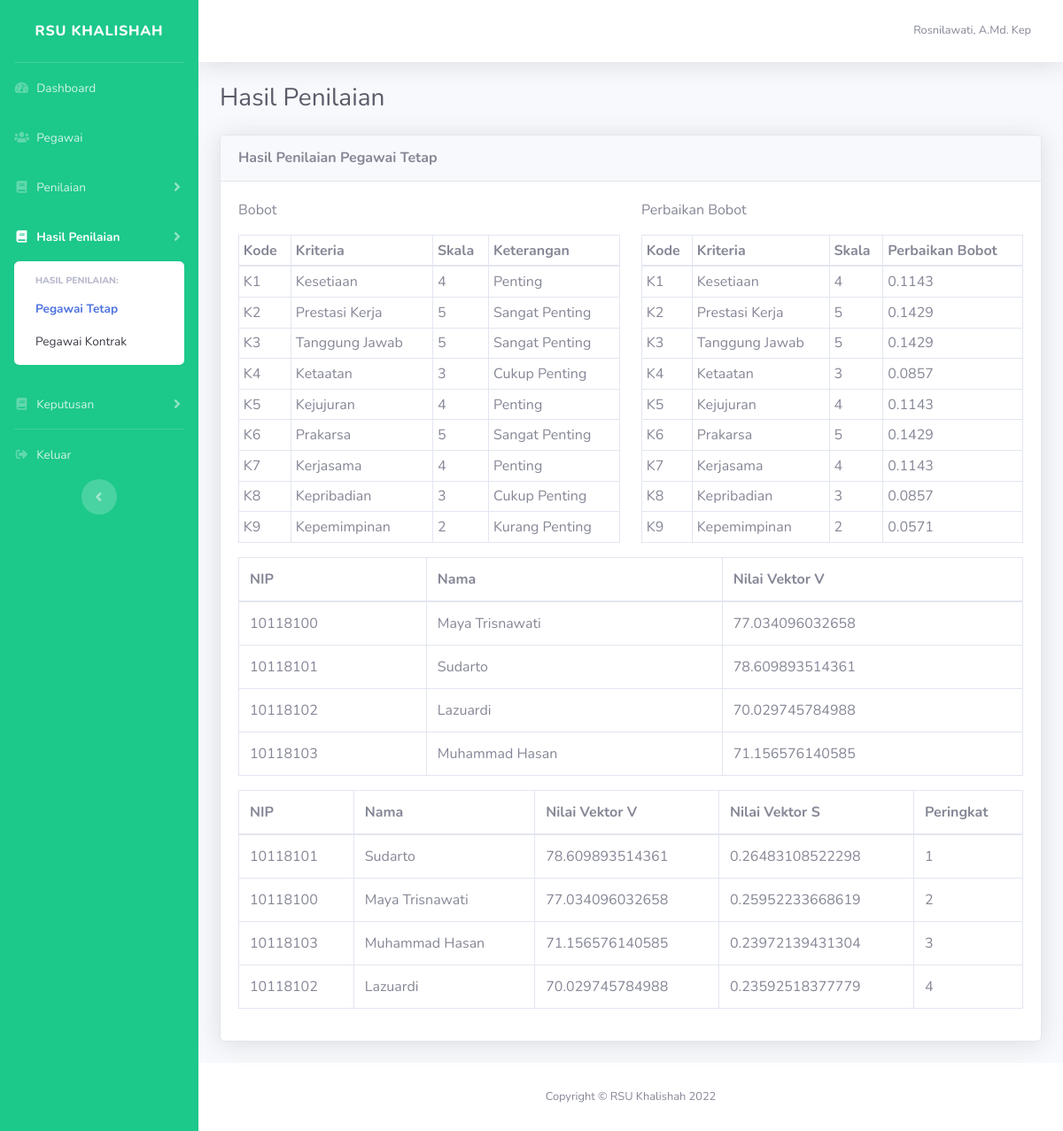
Page /dashboard/index.php?halaman=hasil-penilaian-pegawai&status=tetap (signed in) on the committed database.
### tables this page shows
CREATE TABLE `user` (
  `id` int(11) NOT NULL,
  `nama` varchar(50) NOT NULL,
  `username` varchar(12) NOT NULL,
  `password` varchar(255) NOT NULL,
  `level` int(11) NOT NULL,
  `id_bagian` int(11) DEFAULT NULL
);

CREATE TABLE `kriteria` (
  `id_kriteria` varchar(3) NOT NULL,
  `kriteria` varchar(25) NOT NULL,
  `id_bobot` int(11) NOT NULL
);

CREATE TABLE `bobot` (
  `id_bobot` int(11) NOT NULL,
  `skala` int(11) NOT NULL,
  `keterangan` varchar(25) NOT NULL
);

CREATE TABLE `penilaian` (
  `id_penilaian` int(11) NOT NULL,
  `nip` varchar(16) NOT NULL,
  `periode` varchar(25) NOT NULL,
  `tahun` int(11) NOT NULL,
  `username` varchar(25) NOT NULL,
  `tanggal` datetime NOT NULL,
  `catatan` text NOT NULL
);

CREATE TABLE `pegawai` (
  `nip` varchar(16) NOT NULL,
  `nama_pegawai` varchar(50) NOT NULL,
  `jenis_kelamin` varchar(12) NOT NULL,
  `alamat` text NOT NULL,
  `status` varchar(25) NOT NULL,
  `jabatan` varchar(50) NOT NULL,
  `id_bagian` int(11) NOT NULL
);

### dashboard/hasil_penilaian_pegawai.php (the view, shortened to what this page needs)
<?php
$status = $_GET['status'];
?>
<h1 class="h3 mb-4 text-gray-800">Hasil Penilaian</h1>
<div class="card shadow mb-4">
    <div class="card-header py-3 d-flex align-items-center justify-content-between">
        <h6 class="m-0 font-weight-bold">Hasil Penilaian Pegawai <?= ucfirst($status) ?></h6>
    </div>
    <div class="card-body">
        <div class="row">
            <div class="col-sm-6">
                <p>Bobot</p>
                <table class="table table-bordered table-sm">
                    <thead>
                        <tr>
                            <th>Kode</th>
                            <th>Kriteria</th>
                            <th>Skala</th>
                            <th>Keterangan</th>
                        </tr>
                    </thead>
                    <tbody>
                        <?php
                        $query = mysqli_query($koneksi, "SELECT*FROM kriteria JOIN bobot on kriteria.id_bobot = bobot.id_bobot");
                        while ($data = mysqli_fetch_assoc($query)) {
                        ?>
                            <tr>
                                <td><?= $data['id_kriteria'] ?></td>
                                <td><?= $data['kriteria'] ?></td>
                                <td><?= $data['skala'] ?></td>
                                <td><?= $data['keterangan'] ?></td>
                            </tr>
                        <?php
                        }
                        ?>
                    </tbody>
                </table>
            </div>
            <div class="col-sm-6">
                <p>Perbaikan Bobot</p>
                <table class="table table-bordered table-sm">
                    <thead>
                        <tr>
                            <th>Kode</th>
                            <th>Kriteria</th>
                            <th>Skala</th>
                            <th>Perbaikan Bobot</th>
                        </tr>
                    </thead>
                    <tbody>
                        <?php
                        $query = mysqli_query($koneksi, "SELECT*FROM perbaikan_bobot");
                        while ($data = mysqli_fetch_assoc($query)) {
                        ?>
                            <tr>
                                <td><?= $data['id_kriteria'] ?></td>
                                <td><?= $data['kriteria'] ?></td>
                                <td><?= $data['skala'] ?></td>
                                <td><?= $data['perbaikan_bobot'] ?></td>
                            </tr>
                        <?php
                        }
                        ?>
                    </tbody>
                </table>
            </div>
        </div>
        <div class="table-responsive">
            <table class="table table-bordered" width="100%" cellspacing="0">
                <thead>
                    <tr>
                        <th>NIP</th>
                        <th>Nama</th>
                        <th>Nilai Vektor V</th>
                    </tr>
                </thead>
                <tbody>
                    <?php
                    $query1 = mysqli_query($koneksi, "SELECT*FROM pegawai JOIN penilaian ON pegawai.nip = penilaian.nip WHERE pegawai.status='$status'");
                    $vektors = 0;
                    $data_vektorv = [];
                    $data_nip = [];
                    $data_nama = [];
                    while ($data1 = mysqli_fetch_assoc($query1)) {
                        $vektorv_temp = 1;
                        $query2 = mysqli_query($koneksi, "SELECT*FROM detail_penilaian dp1 JOIN perbaikan_bobot pb1 ON dp1.id_kriteria = pb1.id_kriteria WHERE dp1.id_penilaian='$data1[id_penilaian]'");
                        while ($data2 = mysqli_fetch_assoc($query2)) {
                            $v = pow($data2['nilai'], $data2['perbaikan_bobot']);
                            $vektorv_temp = $vektorv_temp * $v;
                        }
                        $vektorv = $vektorv_temp;
                        $vektors = $vektors + $vektorv;
                        array_push($data_vektorv, $vektorv_temp);
                        array_push($data_nip, $data1['nip']);
                        array_push($data_nama, $data1['nama_pegawai']);
                    ?>
                        <tr>
                            <td><?= $data1['nip'] ?></td>
                            <td><?= $data1['nama_pegawai'] ?></td>
                            <td><?= $vektorv ?></td>
                        </tr>
                    <?php
                    }
                    ?>
                </tbody>
            </table>
            <table class="table table-bordered">
                <thead>
                    <tr>
                        <th>NIP</th>
                        <th>Nama</th>
                        <th>Nilai Vektor V</th>
                        <th>Nilai Vektor S</th>
                        <th>Peringkat</th>
                    </tr>
                </thead>
                <tbody>
                    <?php
                    array_multisort($data_vektorv, SORT_DESC, $data_nip, $data_nama);
                    for ($i = 0; $i < count($data_nip); $i++) {
                    ?>
                        <tr>
                            <td><?= $data_nip[$i] ?></td>
                            <td><?= $data_nama[$i] ?></td>
                            <td><?= $data_vektorv[$i] ?></td>
                            <td><?= $data_vektorv[$i] / $vektors ?></td>
                            <td><?= $i + 1 ?></td>
                        </tr>
                    <?php
                    }
                    ?>
                </tbody>
            </table>
        </div>
    </div>
</div>

### dashboard/index.php (shortened to what this page needs)
<!DOCTYPE html>
<html lang="en">
<?php
include '../koneksi.php';
$halaman = isset($_GET['halaman']) ? $_GET['halaman'] : '';
$status = isset($_GET['status']) ? $_GET['status'] : '';
$query = $_SESSION['login_type'] == 'user' ? mysqli_query($koneksi, "SELECT*FROM user where username='$_SESSION[username]'") : mysqli_query($koneksi, "SELECT*FROM pegawai where nip='$_SESSION[nip]'");
$user = mysqli_fetch_assoc($query);
?>
<head>
    <link href="../assets/vendor/fontawesome-free/css/all.min.css" rel="stylesheet" type="text/css">
    <link href="../assets/css/sb-admin-2.min.css" rel="stylesheet">
    <link href="https://cdnjs.cloudflare.com/ajax/libs/toastr.js/2.0.1/css/toastr.css" rel="stylesheet" />
    <link rel="stylesheet" href="https://cdn.datatables.net/1.12.1/css/dataTables.bootstrap5.min.css">
    <link rel="stylesheet" href="https://cdn.datatables.net/buttons/2.2.3/css/buttons.dataTables.min.css">
</head>
<body id="page-top">
    <div id="wrapper">
        <ul class="navbar-nav bg-success sidebar sidebar-dark accordion" id="accordionSidebar">
            <a class="sidebar-brand d-flex align-items-center justify-content-center" href="index.html">
                <div class="sidebar-brand-text mx-3">
                    RSU Khalishah
                </div>
            </a>
            <hr class="sidebar-divider my-0">
            <li class="nav-item <?= $halaman == '' ? 'active' : '' ?>">
                <a class="nav-link" href="index.php">
                    <i class="fas fa-fw fa-tachometer-alt"></i>
                    <span>Dashboard</span>
                </a>
            </li>
            <?php
            if ($_SESSION['login_type'] == 'user') {
            ?>
                <li class="nav-item <?= $halaman == 'pegawai' || $halaman == 'tambah-pegawai' || $halaman == 'ubah-pegawai' ? 'active' : '' ?>">
                    <a class="nav-link" href="index.php?halaman=pegawai">
                        <i class="fas fa-fw fa-users"></i>
                        <span>Pegawai</span>
                    </a>
                </li>
            <?php
            }
            ?>
            <?php
            if ($user['level'] == 2 or $user['level'] == 3 or $_SESSION['login_type'] == 'nip') {
            ?>
                <li class="nav-item <?= $halaman == 'penilaian-pegawai' || $halaman == 'detail-penilaian-pegawai' || $halaman == 'tambah-penilaian-pegawai' || $halaman == 'ubah-penilaian-pegawai' ? 'active' : '' ?>">
                    <a class="nav-link collapsed " href="#" data-toggle="collapse" data-target="#penilaian" aria-expanded="true" aria-controls="penilaian">
                        <i class="fas fa-fw fa-book"></i>
                        <span>Penilaian</span>
                    </a>
                </li>
                <li class="nav-item <?= $halaman == 'hasil-penilaian-pegawai' ? 'active' : '' ?>">
                    <a class="nav-link collapsed" href="#" data-toggle="collapse" data-target="#hasilPenilaian" aria-expanded="true" aria-controls="hasilPenilaian">
                        <i class="fas fa-fw fa-book"></i>
                        <span>Hasil Penilaian</span>
                    </a>
                    <div id="hasilPenilaian" class="collapse <?= $halaman == 'hasil-penilaian-pegawai' ? 'show' : '' ?>" aria-labelledby="headingTwo" data-parent="#accordionSidebar">
                        <div class="bg-white py-2 collapse-inner rounded">
                            <h6 class="collapse-header">Hasil Penilaian:</h6>
                            <a class="collapse-item <?= $halaman == 'hasil-penilaian-pegawai' && $status == 'tetap' ? 'active' : '' ?>" href="index.php?halaman=hasil-penilaian-pegawai&status=tetap">Pegawai Tetap</a>
                            <a class="collapse-item <?= $halaman == 'hasil-penilaian-pegawai' && $status == 'kontrak' ? 'active' : '' ?>" href="index.php?halaman=hasil-penilaian-pegawai&status=kontrak">Pegawai Kontrak</a>
                        </div>
                    </div>
                </li>
                <li class="nav-item">
                    <a class="nav-link collapsed" href="#" data-toggle="collapse" data-target="#keputusan" aria-expanded="true" aria-controls="keputusan">
                        <i class="fas fa-fw fa-book"></i>
                        <span>Keputusan</span>
                    </a>
                </li>
            <?php
            }
            ?>
            <hr class="sidebar-divider my-0">
            <li class="nav-item">
                <a href="../proses_autentikasi.php?aksi=logout" class="nav-link">
                    <i class="fas fa-fw fa-sign-out-alt"></i>
                    <span>Keluar</span>
                </a>
            </li>
            <div class="text-center d-none d-md-inline">
                <button class="rounded-circle border-0" id="sidebarToggle"></button>
            </div>
        </ul>
        <div id="content-wrapper" class="d-flex flex-column">
            <div id="content">
                <nav class="navbar navbar-expand navbar-light bg-white topbar mb-4 static-top shadow">
                    <ul class="navbar-nav ml-auto">
                        <li class="nav-item dropdown no-arrow">
                            <a class="nav-link dropdown-toggle" href="#" id="userDropdown" role="button" data-toggle="dropdown" aria-haspopup="true" aria-expanded="false">
                                <span class="mr-2 d-none d-lg-inline text-gray-600 small"><?= $_SESSION['login_type'] == 'user' ?  $user['nama']  : $user['nama_pegawai'] ?></span>
                            </a>
                        </li>
                    </ul>
                </nav>
                <div class="container-fluid">
                    <?php
                    if ($halaman == '') {
                        include './home.php';
                    } else if ($halaman == 'pegawai') {
                        include './pegawai.php';
                    } else if ($halaman == 'tambah-pegawai') {
                        include './tambah_pegawai.php';
                    } else if ($halaman == 'ubah-pegawai') {
                        include './ubah_pegawai.php';
                    } else if ($halaman == 'user') {
                        include './user.php';
                    } else if ($halaman == 'tambah-user') {
                        include './tambah_user.php';
                    } else if ($halaman == 'ubah-user') {
                        include './ubah_user.php';
                    } else if ($halaman == 'kriteria') {
                        include './kriteria.php';
                    } else if ($halaman == 'tambah-kriteria') {
                        include './tambah_kriteria.php';
                    } else if ($halaman == 'ubah-kriteria') {
                        include './ubah_kriteria.php';
                    } else if ($halaman == 'penilaian-pegawai') {
                        include './penilaian_pegawai.php';
                    } else if ($halaman == 'tambah-penilaian-pegawai') {
                        include './tambah_penilaian_pegawai.php';
                    } else if ($halaman == 'ubah-penilaian-pegawai') {
                        include './ubah_penilaian_pegawai.php';
                    } else if ($halaman == 'detail-penilaian-pegawai') {
                        include './detail_penilaian_pegawai.php';
                    } else if ($halaman == 'hasil-penilaian-pegawai') {
                        include './hasil_penilaian_pegawai.php';
                    }
                    ?>
                </div>
            </div>
            <footer class="sticky-footer bg-white">
                <div class="container my-auto">
                    <div class="copyright text-center my-auto">
                        <span>Copyright &copy; RSU Khalishah 2022</span>
                    </div>
                </div>
            </footer>
        </div>
    </div>
</body>
</html>

### rows in the picture
user: nama "Rosnilawati, A.Md. Kep"
kriteria: id_kriteria "K1", kriteria "Kesetiaan", id_bobot.skala "4", id_bobot.keterangan "Penting"
kriteria: id_kriteria "K2", kriteria "Prestasi Kerja", id_bobot.skala "5", id_bobot.keterangan "Sangat Penting"
kriteria: id_kriteria "K3", kriteria "Tanggung Jawab", id_bobot.skala "5", id_bobot.keterangan "Sangat Penting"
kriteria: id_kriteria "K4", kriteria "Ketaatan", id_bobot.skala "3", id_bobot.keterangan "Cukup Penting"
kriteria: id_kriteria "K5", kriteria "Kejujuran", id_bobot.skala "4", id_bobot.keterangan "Penting"
kriteria: id_kriteria "K6", kriteria "Prakarsa", id_bobot.skala "5", id_bobot.keterangan "Sangat Penting"
kriteria: id_kriteria "K7", kriteria "Kerjasama", id_bobot.skala "4", id_bobot.keterangan "Penting"
kriteria: id_kriteria "K8", kriteria "Kepribadian", id_bobot.skala "3", id_bobot.keterangan "Cukup Penting"
kriteria: id_kriteria "K9", kriteria "Kepemimpinan", id_bobot.skala "2", id_bobot.keterangan "Kurang Penting"
penilaian: nip "10118100", nip.nama_pegawai "Maya Trisnawati", vektorv "77.034096032658"
penilaian: nip "10118101", nip.nama_pegawai "Sudarto", vektorv "78.609893514361"
penilaian: nip "10118102", nip.nama_pegawai "Lazuardi", vektorv "70.029745784988"
penilaian: nip "10118103", nip.nama_pegawai "Muhammad Hasan", vektorv "71.156576140585"

### other values in the picture
$status "Tetap"
$data['id_kriteria'] "K1"
$data['kriteria'] "Kesetiaan"
$data['skala'] "4"
$data['perbaikan_bobot'] "0.1143"
$data['id_kriteria'] "K2"
$data['kriteria'] "Prestasi Kerja"
$data['skala'] "5"
$data['perbaikan_bobot'] "0.1429"
$data['id_kriteria'] "K3"
$data['kriteria'] "Tanggung Jawab"
$data['id_kriteria'] "K4"
$data['kriteria'] "Ketaatan"
$data['skala'] "3"
$data['perbaikan_bobot'] "0.0857"
